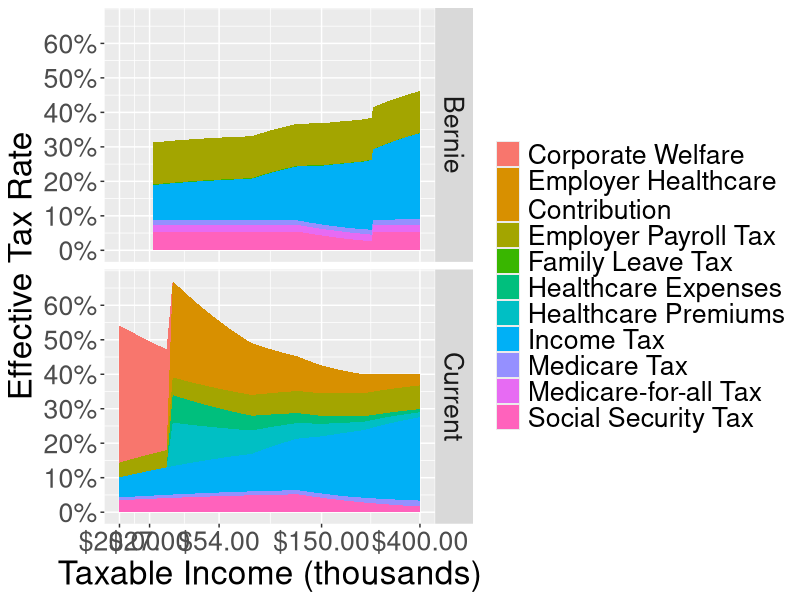

Source code (R):

useCorporateWelfare <- T

# https://berniesanders.com/issues/medicare-for-all
# https://berniesanders.com/wp-content/uploads/2016/01/friedman-memo-1.pdf
incomeBracketsBernie <- data.frame(
  bottom = c(0, 18450, 74900, 151200, 230450, 250000, 
             499999, 2000000, 10000000),
  cap = c(18450, 74900, 151200, 230450, 250000, 
          499999, 2000000, 10000000, Inf),
  rate  = c(.1, .15, .25, .28, .33, .37, .43, .48, .52),
  extra = 0
)

#http://www.bankrate.com/finance/taxes/tax-brackets.aspx
#Married/jointly 2015 rate
incomeBracketsCurrent <- data.frame(
  bottom = c(0, 18450, 74900, 151200, 230450, 411500, 464850),
  cap = c(18450, 74900, 151200, 230450, 411500, 464850, Inf),
  rate = c(.1, .15, .25, .28, .33, .35, .396),
  extra = 0
)

#https://www.irs.gov/publications/p15/ar02.html#en_US_2016_publink1000202402
# Tax rates and the social security wage base limit.   Social security and
# Medicare taxes have different rates and only the social security tax has a
# wage base limit. The wage base limit is the maximum wage subject to the tax
# for the year. Determine the amount of withholding for social security and
# Medicare taxes by multiplying each payment by the employee tax rate. There are
# no withholding allowances for social security and Medicare taxes.
# 
# For 2016, the social security tax rate is 6.2% (amount withheld) each for the
# employer and employee (12.4% total). The social security wage base limit is
# $118,500. The tax rate for Medicare is 1.45% (amount withheld) each for the
# employee and employer (2.9% total). There is no wage base limit for Medicare
# tax; all covered wages are subject to Medicare tax.
# 
# Additional Medicare Tax withholding.   In addition to withholding Medicare tax
# at 1.45%, you must withhold a 0.9% Additional Medicare Tax from wages you pay
# to an employee in excess of $200,000 in a calendar year. You are required to
# begin withholding Additional Medicare Tax in the pay period in which you pay
# wages in excess of $200,000 to an employee and continue to withhold it each
# pay period until the end of the calendar year. Additional Medicare Tax is only
# imposed on the employee. There is no employer share of Additional Medicare
# Tax. All wages that are subject to Medicare tax are subject to Additional
# Medicare Tax withholding if paid in excess of the $200,000 withholding
# threshold.
ssBracketsCurrent <- data.frame(
  bottom = c(0, 118500),
  cap = c(118500, Inf),
  rate = c(.062, 0),
  extra = 0
)

medicareBracketsCurrent <- data.frame(
  bottom = c(0, 200000),
  cap = c(200000, Inf),
  rate = c(.0145, .0145 + .009),
  extra = 0
)

#https://www.ssa.gov/oact/solvency/BSanders_20150323.pdf
#earnings in the 118500 - 250000 range are not
#taxed unless the total earnings are > 250000 
#($8,153 in taxes for the 118500 - 250000 range)
#extra field compensates
ssBracketsBernie <- data.frame(
  bottom = c(0, 118500, 250000),  
  cap = c(118500, 250000, Inf),  
  rate = c(.062, 0, .062),
  extra = c(0, 0, 8153)
)


mfaBracketsCurrent <- data.frame(
  bottom = 0, cap = Inf, rate = 0, extra = 0
)

mfaBracketsBernie <- data.frame(
  bottom = 0, cap = Inf, rate = .022, extra = 0
)

familyLeaveBracketsCurrent <- data.frame(
  bottom = 0, cap = Inf, rate = 0, extra = 0
)

#http://www.gillibrand.senate.gov/issues/paid-family-medical-leave
familyLeaveBracketsBernie <- data.frame(
  bottom = c(0, 113700),
  cap = c(113700, Inf),
  rate = c(.002, 0),
  extra = 0
)

#fpls for family 4
#http://familiesusa.org/product/federal-poverty-guidelines
fpl4 <- 24250
#http://obamacarefacts.com/insurance-exchange/premium-tax-credits/
#These brackets erroneously apply Obamacre premium credits to employer plans
# healthPremBracketsCurrent <- data.frame(
#   bottom = c(0, fpl4 * 1.33, fpl4 * 1.5, fpl4 * 2, fpl4 * 2.5, fpl4 * 4),
#   cap = c(fpl4 * 1.33, fpl4 * 1.5, fpl4 * 2, fpl4 * 2.5, fpl4 * 4, Inf),
#   #note, 250-400% of FPL has obamacare rate max of 9.66%, but this exceeds
#   #national average, so the flat average is used instead
#   rate = c(0, .047, .0641, .0818, 0, 0),
#   extra = c(0, 0, 0, 0, 6408, 6408)
# )

# 35 hours per week at minmum wage is 54% of FPL (below medicaid threshold)
# Therefore anyone earning above the medicaid threshold will should eligible for
# employer sponsored coverage under Obamacare
healthPremBracketsCurrent <- data.frame(
  bottom = c(0, fpl4 * 1.33),
  cap = c(fpl4 * 1.33, Inf),
  #note, 250-400% of FPL has obamacare rate max of 9.66%, but this exceeds
  #national average, so the flat average is used instead
  rate = c(0, 0),
  extra = c(0, 6408)
)


#out of pocket expenses set at $0 for medicaid recipients, or at the
#national average of $4,065 for all others 
#(assumes state with obamacare medicaid expansion)
#http://www.milliman.com/uploadedFiles/insight/Periodicals/mmi/2015-MMI.pdf 
#page 7
#http://obamacarefacts.com/obamacares-medicaid-expansion/
healthPocketBracketsCurrent <- data.frame(
  bottom = c(0, fpl4*1.33),
  cap = c(fpl4*1.33, Inf),
  rate = 0,
  extra = c(0, 4065)
)

healthPremBracketsBernie <- data.frame(
  bottom = 0, cap = Inf, rate = 0, extra = 0
)

healthPocketBracketsBernie <- data.frame(
  bottom = 0, cap = Inf, rate = 0, extra = 0
)

healthEmpBracketsCurrent <- data.frame(
  bottom = c(0, fpl4*1.33),
  cap = c(fpl4*1.33, Inf),
  rate = 0,
  extra = c(0, 14198)
)

healthEmpBracketsBernie <- data.frame(
  bottom = 0, cap = Inf, rate = 0, extra = 0 
)

payrollTaxBracketsCurrent <- data.frame(
  bottom = 0, cap = Inf, rate = .0765, extra = 0
)

payrollTaxBracketsBernie <- data.frame(
  bottom = 0, cap = Inf, rate = .1385, extra = 0
)

corpWelfareGapCurrent <- data.frame(
 bottom = c(0, fpl4 * 1.33),
 cap = c(fpl4 * 1.33, Inf),
 rate = 0,
 extra = c(14198, -14198)
)

corpWelfareGapBernie <- data.frame(
  bottom = 0, cap = Inf, rate = 0, extra = 0
)

tax <- function(brackets, x) {
  sum(mapply(function(income, bottom, cap, rate, extra){
    if(income > cap) income <- cap
    margin <- income - bottom
    if(margin < 0) return(0)
    margin * rate + extra
  }, bottom = brackets$bottom,
  cap = brackets$cap, rate = brackets$rate, extra = brackets$extra,
  MoreArgs = list(income = x))) 
}

taxes <- function(incomes, brackets, ssExtra) {
  names(incomes) <- as.character(incomes)
  ret <- data.frame(t(sapply(incomes, function(x) sapply(brackets, tax, x))),
                    check.names = F)
  ret$income <- incomes
  ret$effectiveIncome <- incomes + ret$`Employer Payroll Tax` +
    ret$`Employer Healthcare\nContribution` + ret$`Corporate Welfare`
  ret
}

taxNames <- c("Income Tax", "Social Security Tax", "Medicare Tax",
                  "Medicare-for-all Tax", "Family Leave Tax", 
              "Healthcare Premiums", "Healthcare Expenses",
              "Employer Healthcare\nContribution",
              "Employer Payroll Tax", "Corporate Welfare")

currentBrackets <- list(incomeBracketsCurrent,
                        ssBracketsCurrent,
                        medicareBracketsCurrent,
                        mfaBracketsCurrent,
                        familyLeaveBracketsCurrent,
                        healthPremBracketsCurrent,
                        healthPocketBracketsCurrent,
                        healthEmpBracketsCurrent,
                        payrollTaxBracketsCurrent,
                       corpWelfareGapCurrent)

bernieBrackets <- list(incomeBracketsBernie,
                       ssBracketsBernie,
                       medicareBracketsCurrent,
                       mfaBracketsBernie,
                       familyLeaveBracketsBernie,
                       healthPremBracketsBernie,
                       healthPocketBracketsBernie,
                       healthEmpBracketsBernie,
                       payrollTaxBracketsBernie,
                       corpWelfareGapBernie)

names(currentBrackets) <- taxNames
if(!useCorporateWelfare) {
  currentBrackets$`Corporate Welfare` <- corpWelfareGapBernie
}
names(bernieBrackets) <- taxNames

incomes <- seq(20000, 400000, by = 2000)

#incomes <- seq(20000, 5000000, by = 10000)

cur <- taxes(incomes, currentBrackets)
#http://www.milliman.com/uploadedFiles/insight/Periodicals/mmi/2015-MMI.pdf 
#page 7
#cur$`Healthcare Expense` <- 10473
cur$set <- "Current"
bern <- taxes(incomes, bernieBrackets)
#bern$`Healthcare Expense` <- 0
bern$set <- "Bernie"

library(tidyr)
dat <- rbind(gather(cur, expense, amount, -income, -effectiveIncome, -set),
      gather(bern, expense, amount,  -income, -effectiveIncome, -set))
dat <- dplyr::mutate(dat, rate = amount / effectiveIncome,
                     incomeT = income / 1000)

minimumWage35HoursBernie <- 15 * 35 * 52

dat <- dplyr::filter(dat, 
                     !(income < minimumWage35HoursBernie & set == "Bernie"))
if(!useCorporateWelfare) {
  dat <- dplyr::filter(dat, expense != "Corporate Welfare")
}


incomelabs <- c(20, round(minimumWage35HoursBernie/1000), 54, 150, 400)

library(ggplot2)
#png("bernietax.png", width = 960, height = 960)
ggplot(dat, aes(x = incomeT, y = rate, fill = expense)) + 
  geom_area(position = "stack") + facet_grid(set~.) +
  scale_x_log10(labels = scales::dollar, 
                breaks = incomelabs) +
  theme(text = element_text(size = 24)) +
  guides(fill = guide_legend("")) +
  labs(x = "Taxable Income (thousands)", 
       y = "Effective Tax Rate") +
  scale_y_continuous(labels = scales::percent,
                     breaks = seq(0, .6, by = .1))
#dev.off()
